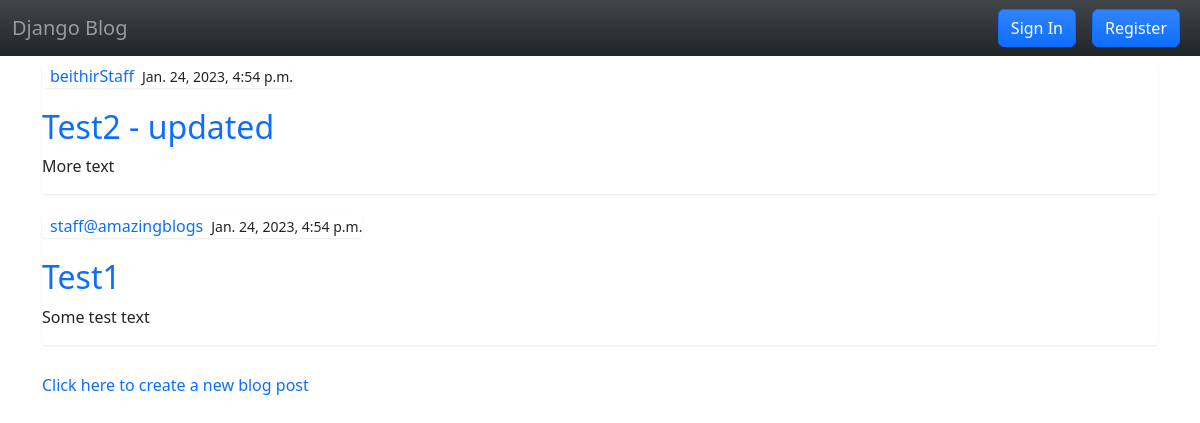
/business, run on an earlier commit of the app's database.
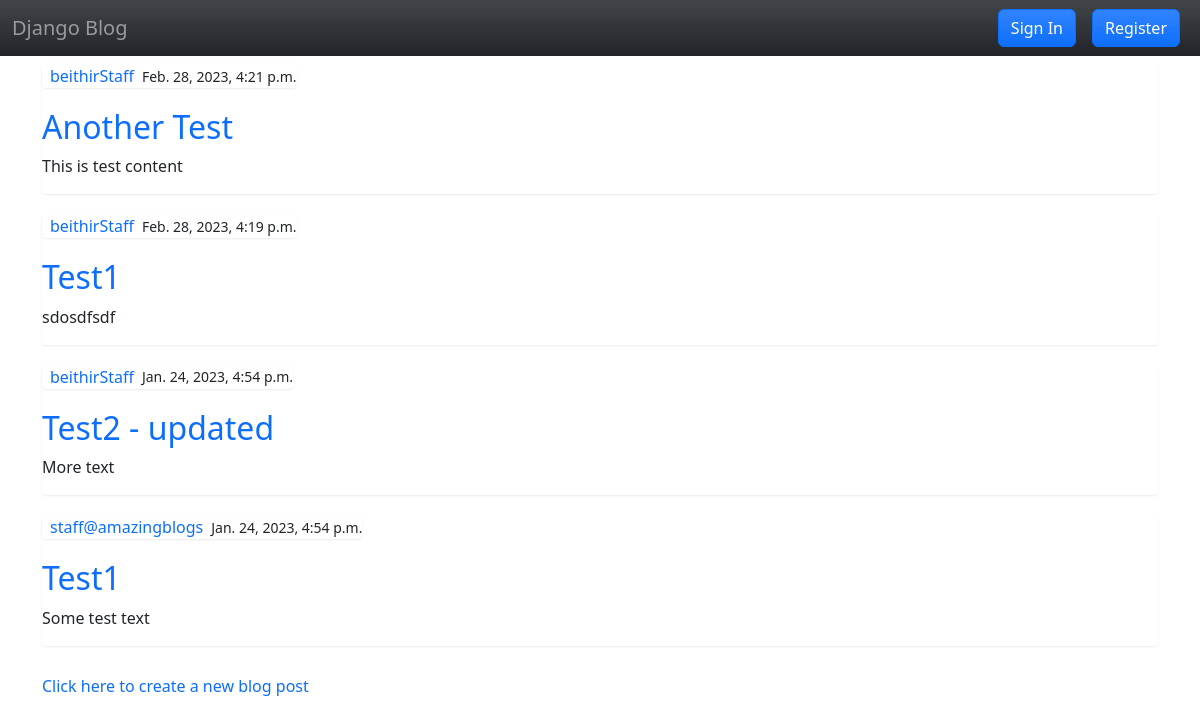
And on a later commit of the database.
### blog/models.py (models this page shows, shortened)
class Post(models.Model):
    title = models.CharField(max_length=100)
    content = models.TextField()
    date_posted = models.DateTimeField(default=timezone.now)
    author = models.ForeignKey(User, on_delete=models.CASCADE)

### blog/views.py (the view)
# urls.py: path('business', PostListView.as_view(), name='business'),
class PostListView(ListView):
    model = Post
    template_name = 'blog/business.html'
    context_object_name = 'posts'
    ordering = ['-date_posted']

### blog/templates/blog/business.html (shortened to what this page needs)
{% extends "base.html" %}
{% load static %}
{% block content %}
    <section class="container py-2">
    {% for post in posts %}
        <div class="list-group">
            <article>
                <div class="media-body">
                    <div class="list-group flex-row align-items-center justify-content-center">
                        <a class="px-2" href="#">{{ post.author }}</a>
                        <small>{{ post.date_posted }}</small>
                    </div>
                    <h2><a href="{% url 'post-detail' post.id %}">{{ post.title }}</a></h2>
                    <p>{{ post.content }}</p>
                </div>
            </article>
        </div>
    {% endfor %}
    </section>
    <section class="container">
        <div>
            <section>
                <a href="{% url 'post-create' %}">Click here to create a new blog post</a>
            </section>
        </div>
    </section>
{% endblock %}

### templates/base.html (shortened to what this page needs)
{% load static %}
<!doctype html>
<html lang="en">
  <head>
    {% block corecss %}
    <link href="https://cdn.jsdelivr.net/npm/bootstrap@5.3.0-alpha1/dist/css/bootstrap.min.css" rel="stylesheet"
>
    <link rel="stylesheet" href="{% static 'css/base.css' %}">
    {% endblock %}
  </head>
  <body>
    <header>
      <nav class="navbar navbar-expand-lg bg-dark bg-gradient">
        <div class="container-fluid">
          <a class="navbar-brand text-white-50" href="/">Django Blog</a>
          <div class="collapse navbar-collapse justify-content-end" id="navbarTogglerDemo02">
            {% if user.is_authenticated %}
              <form role="form" class="navbar-form navbar-right">
                <a href="{% url 'profile' %}" class="btn btn-primary bg-gradient" role="button">Profile</a>
                <a href="{% url 'logout' %}" class="btn btn-primary bg-gradient" role="button">Sign Out</a>
              </form>
            {% else %}
              <form class="d-flex" role="form">
                <a href="{% url 'login' %}" class="btn btn-primary bg-gradient mx-2" role="button">Sign In</a>
                <a href="{% url 'register' %}" class="btn btn-primary bg-gradient mx-2" role="button">Register</a>
              </form>
            {% endif %}
          </div>
        </div>
      </nav>
    </header>
    <main>
      {% block content %}
      {% endblock %}
    </main>
  </body>
</html>

### static/css/base.css (style rules this page uses)
h2, h3, h4, h5, h6 { color: #b30000; }
a { text-decoration: none; }
.media-body { display: table-cell; vertical-align: top; }
.list-group { border-radius: 4px; -webkit-box-shadow: 0 1px 2px rgba(0, 0, 0, .075); box-shadow: 0 1px 2px rgba(0, 0, 0, .075); padding-left: 0; margin-bottom: 20px; }

What changed in the data, as far as the page shows it:
added Post: author "beithirStaff", date_posted "Feb. 28, 2023, 4:21 p.m.", title "Another Test", content "This is test content"
added Post: author "beithirStaff", date_posted "Feb. 28, 2023, 4:19 p.m.", title "Test1", content "sdosdfsdf"
